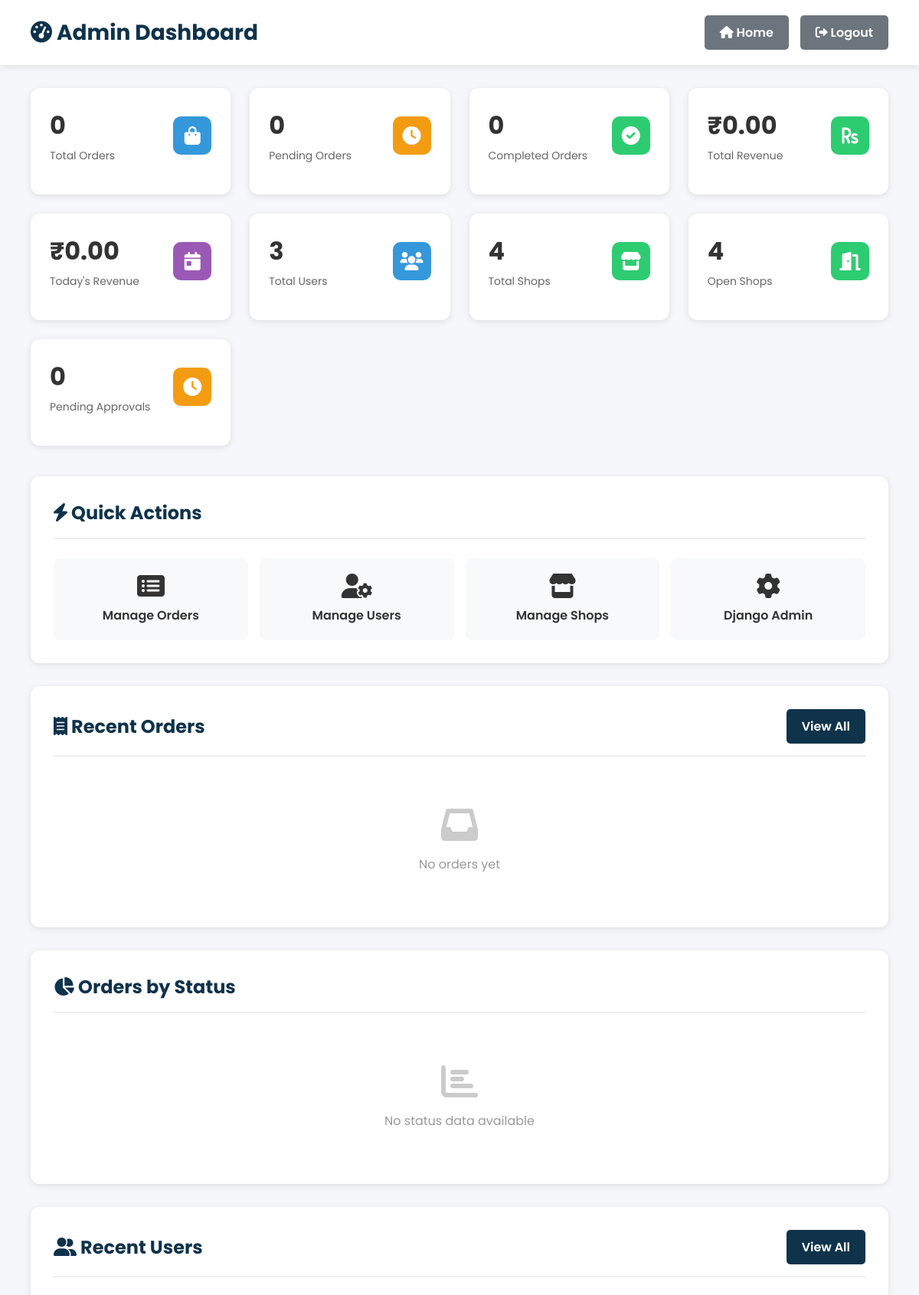
Page /admin-dashboard/ (signed in, upper part) on the earlier database version.
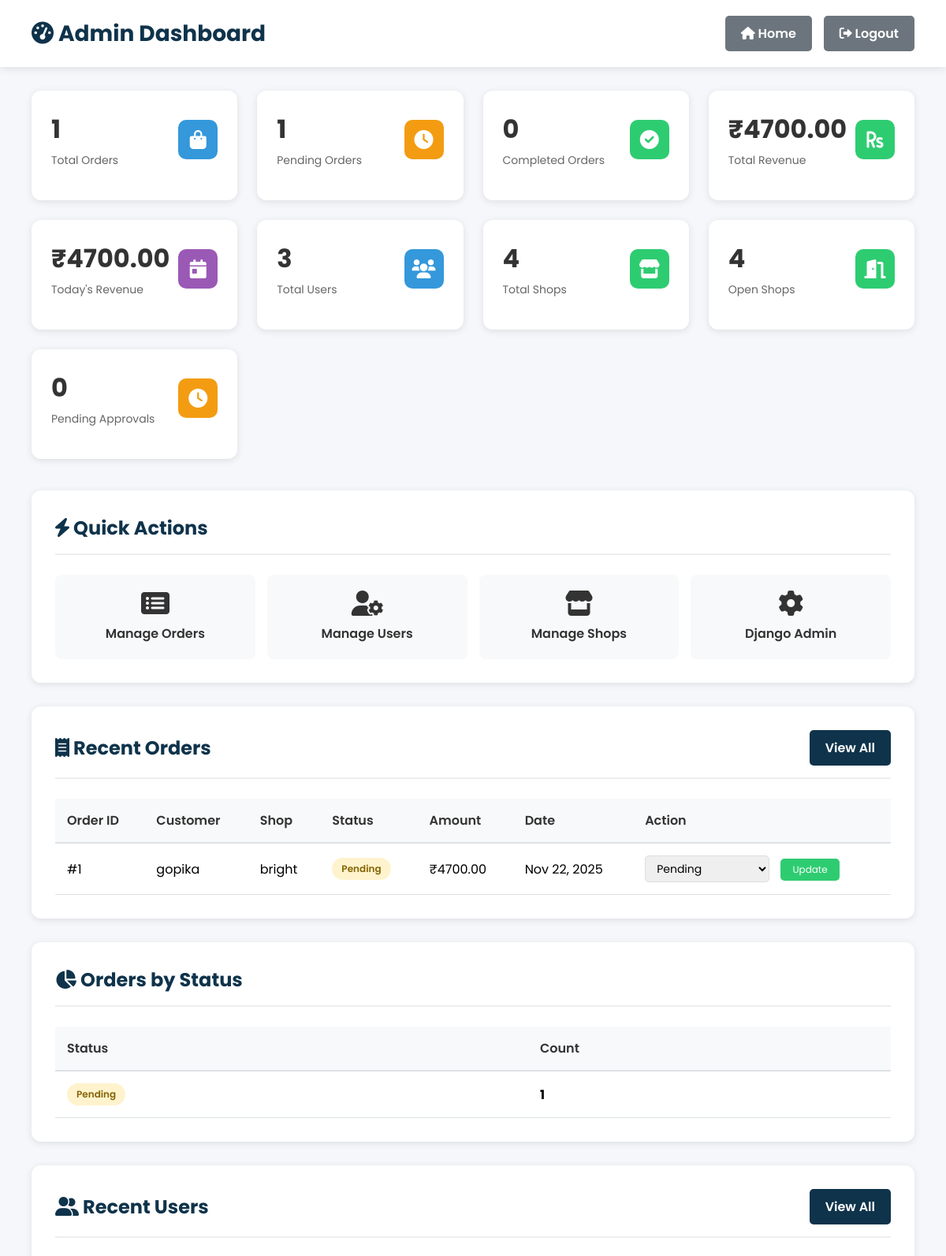
Same page on the later database version.
### shop/models.py (models this page shows, shortened)
class Order(models.Model):
    STATUS_CHOICES = (
        ("Pending", "Pending"),
        ("Washing", "Washing"),
        ("Drying", "Drying"),
        ("Ironing", "Ironing"),
        ("Ready", "Ready for Pickup"),
        ("Completed", "Completed"),
    )
    user = models.ForeignKey(User, on_delete=models.CASCADE)
    shop = models.ForeignKey(LaundryShop, on_delete=models.SET_NULL, null=True)
    cloth_status = models.CharField(max_length=20, choices=STATUS_CHOICES, default="Pending")
    amount = models.DecimalField(max_digits=10, decimal_places=2, default=0)
    created_at = models.DateTimeField(auto_now_add=True)

class LaundryShop(models.Model):
    name = models.CharField(max_length=100, unique=True)
    email = models.EmailField(unique=True)
    password = models.CharField(max_length=128)
    address = models.TextField()
    city = models.CharField(max_length=100, blank=True, null=True)
    latitude = models.CharField(max_length=100, blank=True, null=True)
    longitude = models.CharField(max_length=100, blank=True, null=True)
    is_open = models.BooleanField(default=True)
    is_approved = models.BooleanField(default=False)
    phone = models.CharField(max_length=15)
    image = models.ImageField(upload_to="shops/", blank=True, null=True)
    created_at = models.DateTimeField(auto_now_add=True)

### shop/views.py (the view)
# urls.py: path("admin-dashboard/", views.admin_dashboard, name="admin_dashboard"),
@login_required
@user_passes_test(is_staff_user, login_url='login')
def admin_dashboard(request):
    total_orders = Order.objects.count()
    pending_orders = Order.objects.filter(cloth_status="Pending").count()
    completed_orders = Order.objects.filter(cloth_status="Completed").count()
    washing_orders = Order.objects.filter(cloth_status="Washing").count()
    ready_orders = Order.objects.filter(cloth_status="Ready").count()
    total_revenue = Order.objects.aggregate(total=Sum('amount'))['total'] or 0
    today_revenue = Order.objects.filter(
        created_at__date=datetime.now().date()
    ).aggregate(total=Sum('amount'))['total'] or 0
    total_users = User.objects.count()
    new_users_today = User.objects.filter(
        date_joined__date=datetime.now().date()
    ).count()
    total_shops = LaundryShop.objects.count()
    open_shops = LaundryShop.objects.filter(is_open=True).count()
    pending_approvals = LaundryShop.objects.filter(is_approved=False).count()
    recent_orders = Order.objects.select_related('user', 'shop').order_by('-created_at')[:10]
    orders_by_status = Order.objects.values('cloth_status').annotate(count=Count('id')).order_by('cloth_status')
    recent_users = User.objects.order_by('-date_joined')[:5]
    total_branches = Branch.objects.count()
    recent_branches = Branch.objects.select_related('shop').order_by('-created_at')[:10]
    shops_with_branches = LaundryShop.objects.prefetch_related('branches').all()
    context = {
        'total_orders': total_orders,
        'pending_orders': pending_orders,
        'completed_orders': completed_orders,
        'washing_orders': washing_orders,
        'ready_orders': ready_orders,
        'total_revenue': total_revenue,
        'today_revenue': today_revenue,
        'total_users': total_users,
        'new_users_today': new_users_today,
        'total_shops': total_shops,
        'open_shops': open_shops,
        'pending_approvals': pending_approvals,
        'total_branches': total_branches,
        'recent_orders': recent_orders,
        'orders_by_status': orders_by_status,
        'recent_users': recent_users,
        'recent_branches': recent_branches,
        'all_shops': LaundryShop.objects.all(),
        'shops_with_branches': shops_with_branches,
    }
    return render(request, 'admin_dashboard.html', context)

### shop/views.py (called while the page is built)
def is_staff_user(user):
    return user.is_authenticated and (user.is_staff or user.is_superuser)

### shop/templates/admin_dashboard.html (shortened to what the changed rows need)
{% load static %}
<!DOCTYPE html>
<html lang="en">
<head>
    <link rel="stylesheet" href="https://cdnjs.cloudflare.com/ajax/libs/font-awesome/6.0.0-beta3/css/all.min.css">
</head>
<body>
    <div class="admin-header">
        <h1><i class="fas fa-tachometer-alt"></i> Admin Dashboard</h1>
    </div>
    <div class="admin-container">
        <div class="stats-grid">
            <div class="stat-card">
                <div class="stat-card-header">
                    <div>
                        <div class="stat-card-value">{{ total_orders }}</div>
                        <div class="stat-card-label">Total Orders</div>
                    </div>
                </div>
            </div>
            <div class="stat-card">
                <div class="stat-card-header">
                    <div>
                        <div class="stat-card-value">{{ pending_orders }}</div>
                        <div class="stat-card-label">Pending Orders</div>
                    </div>
                </div>
            </div>
            <div class="stat-card">
                <div class="stat-card-header">
                    <div>
                        <div class="stat-card-value">₹{{ total_revenue|floatformat:2 }}</div>
                        <div class="stat-card-label">Total Revenue</div>
                    </div>
                </div>
            </div>
            <div class="stat-card">
                <div class="stat-card-header">
                    <div>
                        <div class="stat-card-value">₹{{ today_revenue|floatformat:2 }}</div>
                        <div class="stat-card-label">Today's Revenue</div>
                    </div>
                </div>
            </div>
        </div>
        <div class="dashboard-section">
            <div class="section-header">
                <h2><i class="fas fa-bolt"></i> Quick Actions</h2>
            </div>
        </div>
        <div class="dashboard-section">
            <div class="section-header">
                <h2><i class="fas fa-receipt"></i> Recent Orders</h2>
            </div>
            {% if recent_orders %}
            <table class="data-table">
                <thead>
                    <tr>
                        <th>Order ID</th>
                        <th>Customer</th>
                        <th>Shop</th>
                        <th>Status</th>
                        <th>Amount</th>
                        <th>Date</th>
                        <th>Action</th>
                    </tr>
                </thead>
                <tbody>
                    {% for order in recent_orders %}
                    <tr>
                        <td>#{{ order.id }}</td>
                        <td>{{ order.user.username }}</td>
                        <td>{{ order.shop.name|default:"N/A" }}</td>
                        <td>
                            <span class="status-badge status-{{ order.cloth_status|lower }}">{{ order.cloth_status }}</span>
                        </td>
                        <td>₹{{ order.amount|floatformat:2 }}</td>
                        <td>{{ order.created_at|date:"M d, Y" }}</td>
                        <td>
                            <select class="status-select" id="status-{{ order.id }}">
                                <option value="Pending" {% if order.cloth_status == "Pending" %}selected{% endif %}>Pending</option>
                            </select>
                            <button class="update-btn" onclick="updateOrderStatus({{ order.id }})">
                                Update
                            </button>
                        </td>
                    </tr>
                    {% endfor %}
                </tbody>
            </table>
            {% else %}
            <div class="empty-state">
                <i class="fas fa-inbox"></i>
                <p>No orders yet</p>
            </div>
            {% endif %}
        </div>
        <div class="dashboard-section">
            <div class="section-header">
                <h2><i class="fas fa-chart-pie"></i> Orders by Status</h2>
            </div>
            {% if orders_by_status %}
            <table class="data-table">
                <thead>
                    <tr>
                        <th>Status</th>
                        <th>Count</th>
                    </tr>
                </thead>
                <tbody>
                    {% for status_data in orders_by_status %}
                    <tr>
                        <td>
                            <span class="status-badge status-{{ status_data.cloth_status|lower }}">
                                {{ status_data.cloth_status }}
                            </span>
                        </td>
                        <td><strong>{{ status_data.count }}</strong></td>
                    </tr>
                    {% endfor %}
                </tbody>
            </table>
            {% else %}
            <div class="empty-state">
                <i class="fas fa-chart-bar"></i>
                <p>No status data available</p>
            </div>
            {% endif %}
        </div>
        <div class="dashboard-section">
            <div class="section-header">
                <h2><i class="fas fa-user-friends"></i> Recent Users</h2>
            </div>
        </div>
    </div>
</body>
</html>

Differences in the rows shown:
added Order: id "1", user.username "gopika", shop.name "bright", cloth_status "Pending", amount "4700.00", created_at "Nov 22, 2025", cloth_status+id "Pending"
Other differences:
{{ total_orders }}: "0" → "1"
{{ pending_orders }}: "0" → "1"
{{ total_revenue|floatformat:2 }}: "0.00" → "4700.00"
{{ today_revenue|floatformat:2 }}: "0.00" → "4700.00"
text no longer shown: "No orders yet No status data available"
text now shown: "Order ID Customer Shop Status Amount Date Action Status Count"
new list line: "Pending 1"
